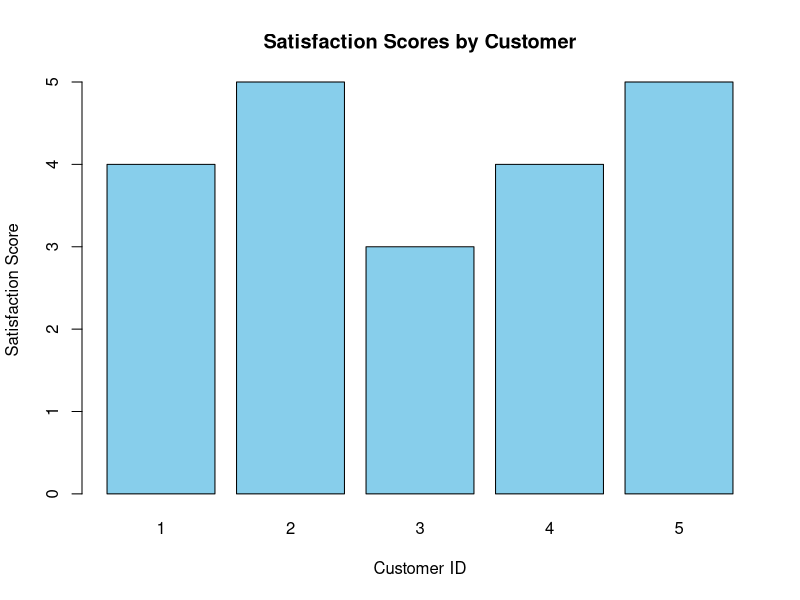
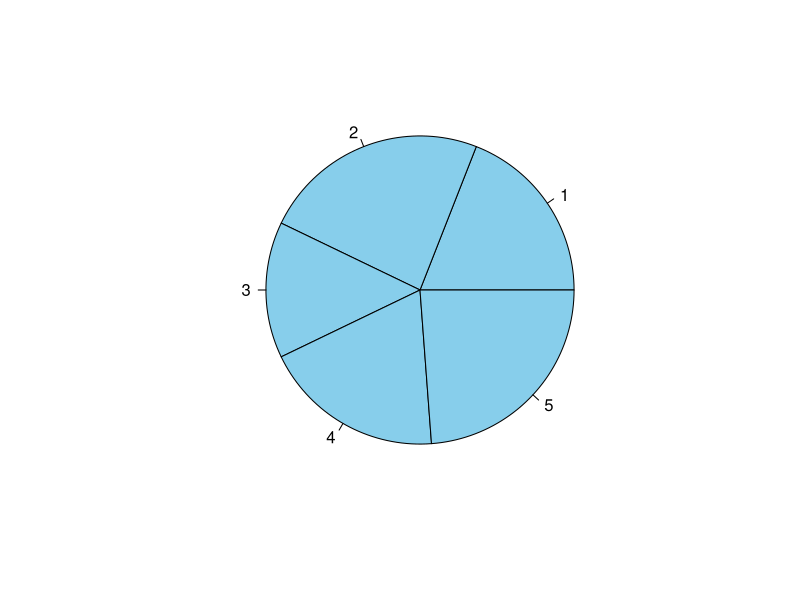
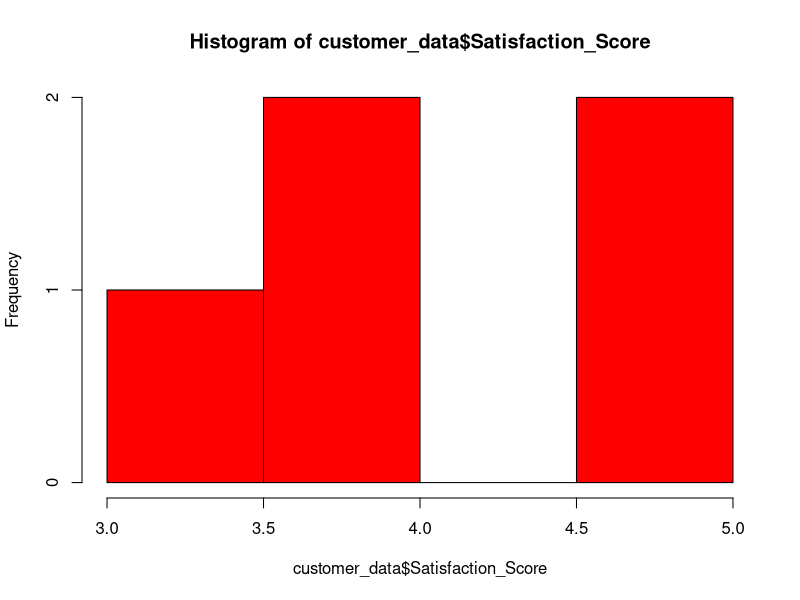

Write R code to recreate these figures, in order.
customer_data <- data.frame(
  Customer_ID = 1:5,
  Age = c(25, 30, 35, 28, 40),
  Satisfaction_Score = c(4, 5, 3, 4, 5)
)
barplot(customer_data$Satisfaction_Score, 
        names.arg = customer_data$Customer_ID,
        col = "skyblue",
        main = "Satisfaction Scores by Customer",
        xlab = "Customer ID",
        ylab = "Satisfaction Score")
pie(customer_data$Satisfaction_Score, 
        names.arg = customer_data$Customer_ID,
        col = "skyblue")
hist(customer_data$Satisfaction_Score,                              
    names.arg = customer_data$Customer_ID,
    col = "red")
